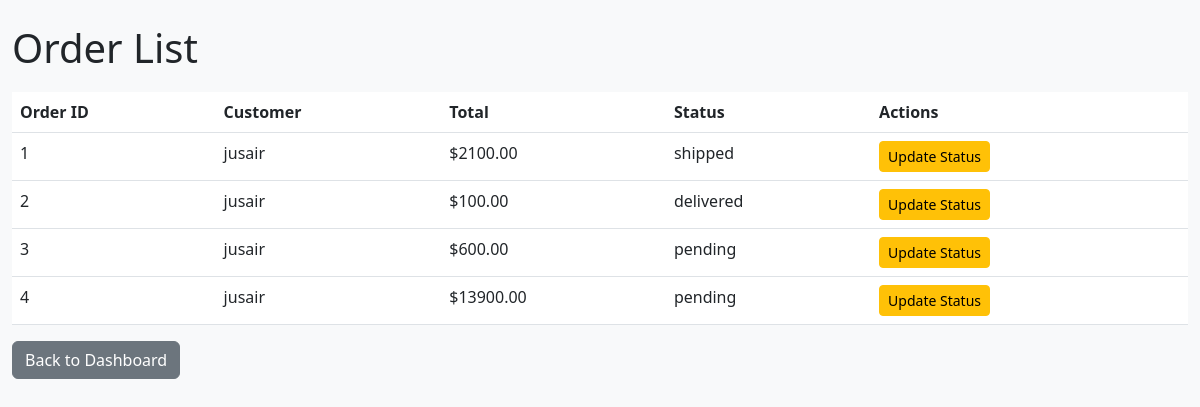
Screenshot of /shops/orders/ (signed in) with the database file from the repository.
### orders/models.py (models this page shows, shortened)
class Order(models.Model):
    customer = models.ForeignKey(Customer, on_delete=models.CASCADE, related_name='orders')
    outlet = models.ForeignKey(Shop, on_delete=models.CASCADE, related_name='orders')  # Link to the outlet (shop)
    created_at = models.DateTimeField(auto_now_add=True)
    status = models.CharField(max_length=50, choices=[
        ('pending', 'Pending'),
        ('processing', 'Processing'),
        ('shipped', 'Shipped'),
        ('delivered', 'Delivered'),
        ('cancelled', 'Cancelled'),
    ], default='pending')
    total_calories = models.PositiveIntegerField(default=0)  # Total calories in the order
    @property
    def total_price(self):
        return sum(item.product.price * item.quantity for item in self.items.all())

class OrderItem(models.Model):
    order = models.ForeignKey(Order, on_delete=models.CASCADE, related_name='items')
    product = models.ForeignKey('products.Product', on_delete=models.CASCADE)
    quantity = models.PositiveIntegerField(default=1)

### users/models.py (models this page shows, shortened)
class Customer(models.Model):
    user = models.OneToOneField(User, on_delete=models.CASCADE, unique=True)  # Ensure uniqueness
    profile_photo = models.ImageField(upload_to='profile_photos/', blank=True, null=True)
    phone_number = models.CharField(max_length=15, blank=True, null=True)
    address = models.TextField(blank=True, null=True)
    location = models.CharField(max_length=255, blank=True, null=True)

### products/models.py (models this page shows, shortened)
class Product(models.Model):
    name = models.CharField(max_length=255)
    description = models.TextField()
    price = models.DecimalField(max_digits=10, decimal_places=2)
    image = models.ImageField(upload_to='product_images/', blank=True, null=True)
    calories_per_100g = models.PositiveIntegerField(help_text="Calories per 100g of the product")
    outlet = models.ForeignKey(Shop, on_delete=models.CASCADE, related_name='products')  # Link to the outlet (shop)
    stock = models.PositiveIntegerField(default=0)
    created_at = models.DateTimeField(auto_now_add=True)
    updated_at = models.DateTimeField(auto_now=True)
    category = models.ForeignKey(Category, on_delete=models.SET_NULL, null=True, blank=True)
    species = models.ManyToManyField(Species, blank=True)  # ✅ Allow multiple species

### shops/views.py (the view)
# urls.py: path('orders/', views.shop_orders, name='shop_orders'),
@login_required
def shop_orders(request):
    shop = get_object_or_404(Shop, shop_owner=request.user)
    orders = Order.objects.filter(outlet=shop)  # Use `outlet` instead of `shop`
    return render(request, 'shops/order_list.html', {'orders': orders})

### shops/templates/shops/order_list.html
{% extends 'base.html' %}
{% block content %}
<h1>Order List</h1>
<table class="table">
    <thead>
        <tr>
            <th>Order ID</th>
            <th>Customer</th>
            <th>Total</th>
            <th>Status</th>
            <th>Actions</th>
        </tr>
    </thead>
    <tbody>
        {% for order in orders %}
        <tr>
            <td>{{ order.id }}</td>
            <td>{{ order.customer.user.username }}</td>
            <td>${{ order.total_price }}</td>
            <td>{{ order.status }}</td>
            <td>
                <a href="{% url 'update_order_status' order.id %}" class="btn btn-warning btn-sm">Update Status</a>
            </td>
        </tr>
        {% endfor %}
    </tbody>
</table>
<a href="{% url 'shop_dashboard' %}" class="btn btn-secondary">Back to Dashboard</a>
{% endblock %}

### static/css/styles.css (style rules this page uses)
body { background-color: #f8f9fa; }
.btn { margin-right: 5px; }
.table { margin-top: 20px; }

### rows the page displays
Order: id "1", customer.user.username "jusair", total_price "2100.00", status "shipped"
Order: id "2", customer.user.username "jusair", total_price "100.00", status "delivered"
Order: id "3", customer.user.username "jusair", total_price "600.00", status "pending"
Order: id "4", customer.user.username "jusair", total_price "13900.00", status "pending"
